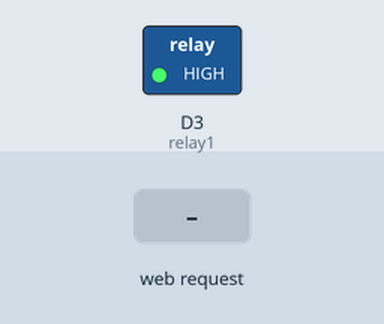
This sketch was run on a simulated ESP8266 (NodeMCU). On the bench: switched loads named in the sketch (green lamp = pin HIGH). Inputs (shaded band) come from the test bench. WiFi joins after 1.5 s; servers stay silent unless stated; what the sketch prints to the serial monitor is not drawn.

Above: at 2.7 s.
2.8 s: HTTP request GET /0/on received
At 3.1 s:
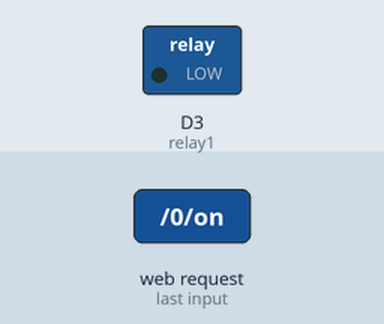
4.3 s: HTTP request GET /0/off received
At 5.4 s:
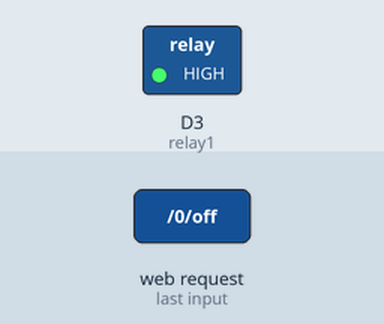
Timing chart, 0 to 7.3 s (numbered marks = the images above; inputs shaded):
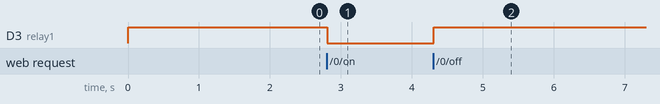

Measured:
- after the input at 2.8 s, D3 (relay1): HIGH → LOW at once
- after the input at 4.3 s, D3 (relay1): LOW → HIGH at once

The sketch:

KONTROL_8_RELAY_WEB_SERVER_PRAKTIKUM_OTOMATISASI.ino
```cpp
#include <ESP8266WiFi.h>

const char* ssid = "SUBIANTO"; // Nama SSID jaringan WiFi
const char* password = "americano"; // Kata sandi jaringan WiFi

WiFiServer server(80); // Membuat objek server untuk menerima koneksi pada port 80

String header;

String output1State = "off";

const int relay1 = D3; // Menggunakan pin D0 sebagai output untuk relay

unsigned long currentTime = millis();
unsigned long previousTime = 0;

const long timeoutTime = 2000;

void setup() {
  Serial.begin(115200);

  pinMode(relay1, OUTPUT);

  digitalWrite(relay1, HIGH); // Mengatur pin relay ke status HIGH (off)

  Serial.print("Connecting to ");
  Serial.println(ssid);
  WiFi.begin(ssid, password);
  while (WiFi.status() != WL_CONNECTED) {
    delay(500);
    Serial.print(".");
  }

  Serial.println("");
  Serial.println("WiFi Connected");
  Serial.println("IP address: ");
  Serial.println(WiFi.localIP()); // Menampilkan alamat IP WiFi modul ESP8266
  server.begin();
}

void loop() {
  // Place your code here for continuous execution
  WiFiClient client = server.available();

  if (client) {
    Serial.println("New Client.");
    String currentLine = "";
    currentTime = millis();
    previousTime = currentTime;
    while (client.connected() && currentTime - previousTime <= timeoutTime) {
      currentTime = millis();
      if (client.available()) {
        char c = client.read();
        Serial.write(c);
        header += c;
        if (c == '\n') {
          if (currentLine.length() == 0) {
            client.println("HTTP/1.1 200 OK");
            client.println("Content-type:text/html");
            client.println("Connection: close");
            client.println();

            if (header.indexOf("GET /0/on") >= 0) {
              Serial.println("GPIO 0 on");
              output1State = "on";
              digitalWrite(relay1, LOW);
            } else if (header.indexOf("GET /0/off") >= 0) {
              Serial.println("GPIO 0 off");
              output1State = "off";
              digitalWrite(relay1, HIGH);
            }

            client.println("<!DOCTYPE HTML><html>");
            client.println("<head><meta name=\"viewport\" content=\"width=device-width, initial-scale=1\">");
            client.println("<link rel=\"icon\" href=\"data:,\">");
            client.println("<style>html { font-family: Helvetica; display; inline-block; margin: 0px auto; text-align: center;}");
            client.println(".button { background-color: #195B6A; border: none; color: white; padding: 16px 40px;");
            client.println("text-decoration: none; font-size: 30px; margin: 2px; cursor: pointer;}");
            client.println(".button2 {background-color: #77878A;}</style></head>");
            client.println("<body><h1>Simulasi web server relay</h1>");
            client.println("<p>Relay 1 " + output1State + "</p>");

            if (output1State == "off") {
              client.println("<p><a href=\"/0/on\"><button class=\"button\">MURUP</button></a></p>");
            } else {
              client.println("<p><a href=\"/0/off\"><button class=\"button button2\">KETAM</button></a></p>");
            }

            client.println("</body></html>");

            client.println();
            break;
          } else {
            currentLine = "";
          }
        } else if (c != '\r') {
          currentLine += c;
        }
      }
    }
    header = "";
    client.stop();
    Serial.println("Client disconnected.");
    Serial.println("");
  }
}
```
